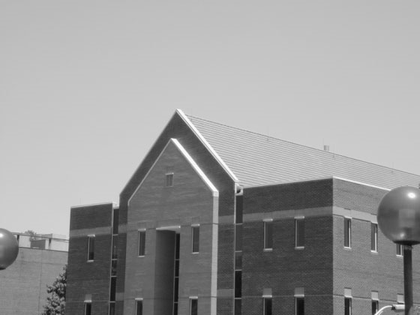
%> input picture fig5.png, 420 x 315 px, shrunk from 560 x 420 before the run
$ octave Q3.m   (GNU Octave 9; MATLAB toolbox functions it lacks are replaced by stand-ins)
%> lines starting %> are read from the running program, lines starting %| are printed output that depends on the picture; in (x1, y1, x2, y2) boxes, pixels count from 0 and x2, y2 are one past the last pixel; in counts of white or black regions, pixels touching at a corner belong together; the program's own positions count from 1
%> further down, img1 is the input picture: size 315x420x3 uint8; min 12, max 255, mean 154.6
### cany_algo.m


function out=cany_algo(img);
img1=img;
img1 = im2gray(img1);
%> img1: size 315x420 uint8
figure;
imshow(img1)
%img2=imread('fig2.png');


x1 = imgaussfilt(img1,2);
figure;
imshow(x1)
title('applying gaussian filter')


% [26 lines of commented-out code are left out]


[Gmag, Gdir] = imgradient(x1,'sobel');
figure;
imshow(Gmag)
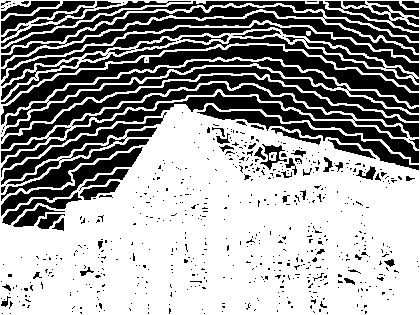
%> displayed picture: size 315x420, on the screen's scale of 0 to 255; 61.4% white; 641 black regions (561 under 20 px), largest, box (x1, y1, x2, y2) and area: (1, 45, 419, 125) 5046, (1, 75, 419, 149) 3670, (1, 92, 419, 177) 3667
title('magnitude of gradients')
% [7 lines of commented-out code are left out]


Gdir(Gdir <22.5 & Gdir >= -22.5 )=0;
%> Gdir: size 315x420 double; min -180, max 179.9, mean -10; mean of the top-left, top-right, bottom-left and bottom-right quarters -18.7, -25.9, 5, -0.4
Gdir(Gdir <67.5 & Gdir >= 22.5 )=45;
%> Gdir: size 315x420 double; min -180, max 179.9, mean -10; mean of the top-left, top-right, bottom-left and bottom-right quarters -18.7, -26, 4.9, -0.5
Gdir(Gdir <112.5 & Gdir >= 67.5 )=90;
%> Gdir: size 315x420 double; min -180, max 179.9, mean -9.9
Gdir(Gdir <157.5 & Gdir >= 112.5 )=135;
%> Gdir: size 315x420 double; min -180, max 179.9, mean -10; mean of the top-left, top-right, bottom-left and bottom-right quarters -18.8, -25.7, 4.8, -0.4
% Gdir(Gdir <=-157.5 & Gdir >= 157.5 )=180;
Gdir(Gdir <=180 & Gdir >= 157.5 )=180;
%> Gdir: size 315x420 double; min -180, max 180, mean -9.7
Gdir(Gdir <-157.5 & Gdir >= -180 )=180;
Gdir(Gdir <-112.5 & Gdir >= -157.5 )=225;
Gdir(Gdir <-67.5 & Gdir >= -112.5 )=270;
Gdir(Gdir <-22.5 & Gdir >= -67.5 )=315;
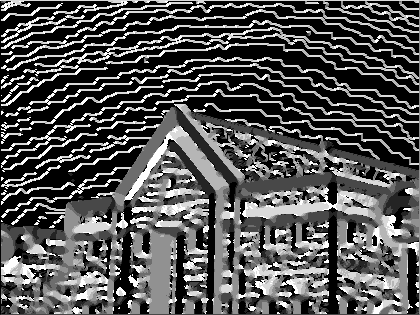
%> Gdir: size 315x420 double; min 0, max 315, mean 104.7; drawn with min black and max white


g1=Gmag;
[n1,n2]=size(Gdir);
%> n1 = 315; n2 = 420

% [12 lines of commented-out code are left out]


for i=2:n1-1
    for j=2:n2-1
        b1=Gdir(i,j);
        if b1==0 | b1==180
            c1=Gmag(i,j-1);
            c2=Gmag(i,j);
            c3=Gmag(i,j+1);
            c=[c1 c2 c3];

            if max(c)==c2
                g1(i,j-1)=0;
                g1(i,j)=c2;
                g1(i,j+1)=0;
            end


        elseif b1==45 | b1==225
            c1=Gmag(i-1,j+1);
            c2=Gmag(i,j);
            c3=Gmag(i+1,j-1);
            c=[c1 c2 c3];

            if max(c)==c2
                g1(i-1,j+1)=0;
                g1(i,j)=c2;
                g1(i+1,j-1)=0;
            end

        elseif b1==135 | b1==315
            c1=Gmag(i-1,j-1);
            c2=Gmag(i,j);
            c3=Gmag(i+1,j+1);
            c=[c1 c2 c3];

            if max(c)==c2
                g1(i-1,j-1)=0;
                g1(i,j)=c2;
                g1(i+1,j+1)=0;
            end

        elseif b1==90 | b1==270
            c1=Gmag(i-1,j);
            c2=Gmag(i,j);
            c3=Gmag(i+1,j);
            c=[c1 c2 c3];

            if max(c)==c2
                g1(i-1,j)=0;
                g1(i,j)=c2;
                g1(i+1,j)=0;
            end

    end

    end
end
%> after the loop, c = [489.1 10.3 484]; c1 = 489.1; c2 = 10.3; c3 = 484


figure;
imshow(g1)
title('after Suppress non-maxima pixels')

t1=27;
t2=250;
k1=thresholding_img(g1,t1,t2);
figure;
imshow(k1)
title('after double thresholding')

%edge track by hhysterisis method......

k2=hyst(k1,t2);
figure;
imshow(k2)
title('Canny edge detection algorithm')


% [32 lines of commented-out code are left out]

out =k2;

end

### thresholding_img.m
%thresholding

function out=thresholding_img(image,t1,t2)
%> called with t1 = 27, t2 = 250
th=t1;

img1=image;
%Img_histogram(img1) ; %histogram

img1(img1<t1)=0;
%> img1: size 315x420 double
img1(img1>=t2)=255;
%> img1: size 315x420 double; min 0, max 255, mean 9.8
%img1=medfilt2(img1(:,:,1),[5 5]);

out=img1;
end
%thresholding

### hyst.m

function out=hyst(image,t2)
%> called with t2 = 250
img2=image;


a=img2;
h=ones(3);
[ht,wt,c]=size(a);
%> ht = 315; wt = 420; c = 1
hsize=size(h);
d=ceil(hsize/2);

a1=a;
for i=0:ht-hsize
    for j=0:wt-hsize
        b=a([1+i:hsize+i],[1+j:hsize+j]);
        b1=b.*h;
        if sum(sum(b1(b1>=t2))) > 0
        a1(d+i,d+j)=255;
        end
    end
end
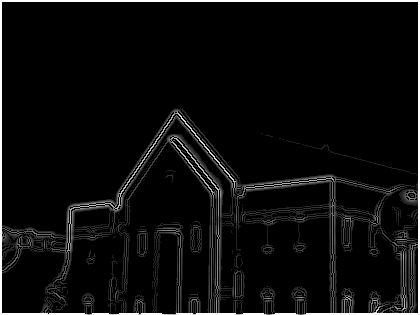
%> a1: size 315x420 double; min 0, max 255, mean 12.4

out=a1;


end

### Q3.m
clc;
clear all;
close all;

img1=imread('fig5.png');

cany_algo(img1);

img2=imread('fig6.png');
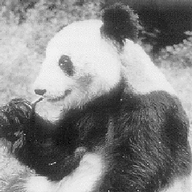
%> input picture fig6.png, 192 x 192 px, shrunk from 256 x 256 before the run
%> img2 is the input picture: size 192x192x3 uint8; min 3, max 255, mean 133.9

cany_algo(img2);
%> in cany_algo (call 2), `Gdir(Gdir <22.5 & Gdir >= -22.5 )=0;`: Gdir: size 192x192 double; min -180, max 179.9, mean -5.3; mean of the top-left, top-right, bottom-left and bottom-right quarters -11, -18.6, 3.2, 5
%> in cany_algo (call 2), `Gdir(Gdir <67.5 & Gdir >= 22.5 )=45;`: Gdir: size 192x192 double; min -180, max 179.9, mean -5.3; mean of the top-left, top-right, bottom-left and bottom-right quarters -11, -18.4, 3, 5.5
%> in cany_algo (call 2), `Gdir(Gdir <112.5 & Gdir >= 67.5 )=90;`: Gdir: size 192x192 double; min -180, max 179.9, mean -5.3; mean of the top-left, top-right, bottom-left and bottom-right quarters -11.1, -18.2, 2.7, 5.4
%> in cany_algo (call 2), `Gdir(Gdir <157.5 & Gdir >= 112.5 )=135;`: Gdir: size 192x192 double; min -180, max 179.9, mean -5.2
%> in cany_algo (call 2), `Gdir(Gdir <=180 & Gdir >= 157.5 )=180;`: Gdir: size 192x192 double; min -180, max 180, mean -4.7
%> after the loop in cany_algo (call 2), `for i=2:n1-1`:
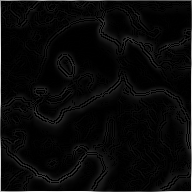
%> g1: size 192x192 double; min 0, max 953.2, mean 37.5; drawn with min black and max white
%> after the loop in cany_algo (call 2), `for i=2:n1-1`: c = [20.25 20.4 895]; c1 = 20.25; c2 = 20.4; c3 = 895
%> in thresholding_img (call 2), `img1(img1>=t2)=255;`: img1: size 192x192 double; min 0, max 255, mean 25.6
%> call 2 of hyst, with t2 = 250
%> after the loop in hyst (call 2), `for i=0:ht-hsize`:
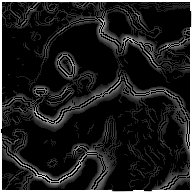
%> a1: size 192x192 double; min 0, max 255, mean 30
%> in cany_algo (call 2), `imshow(k2)`:
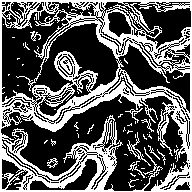
%> displayed picture: size 192x192, on the screen's scale of 0 to 255; 35.6% white; 78 white regions (68 under 20 px), largest, box (x1, y1, x2, y2) and area: (0, 0, 192, 192) 12426, (127, 132, 151, 166) 109, (128, 161, 145, 178) 55
